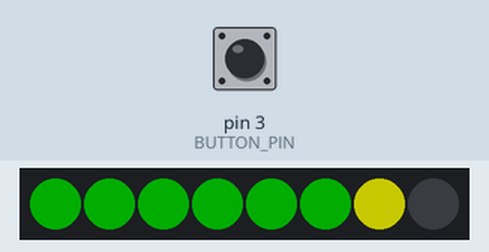
Bench run of a sketch on a simulated Arduino Uno, built with avr-gcc and run on an emulated ATmega328P. Shown: 8 RGB LEDs in strip order, left to right. The test bench sets the inputs (shaded band); at power-on: pin 3 (BUTTON_PIN) HIGH. Dim RGB values are drawn brighter than linear.

Above: at 1.09 s.
1.3 s: pin 3 (BUTTON_PIN) pulled LOW for 0.15 s
At 1.95 s:
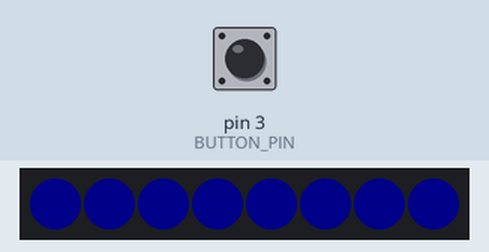
2.0 s: pin 3 (BUTTON_PIN) pulled LOW for 1 s
4.5 s: pin 3 (BUTTON_PIN) pulled LOW for 0.15 s
At 4.96 s:
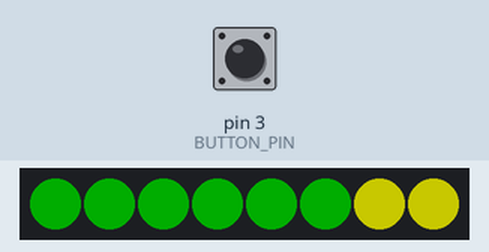
5.2 s: pin 3 (BUTTON_PIN) pulled LOW for 1 s
At 6.26 s:
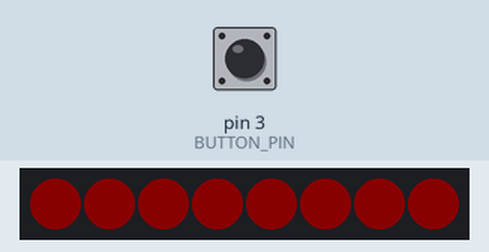
6.8 s: pin 3 (BUTTON_PIN) pulled LOW for 3.2 s
Timing chart, 0 to 9.8 s (numbered marks = the images above; inputs shaded):
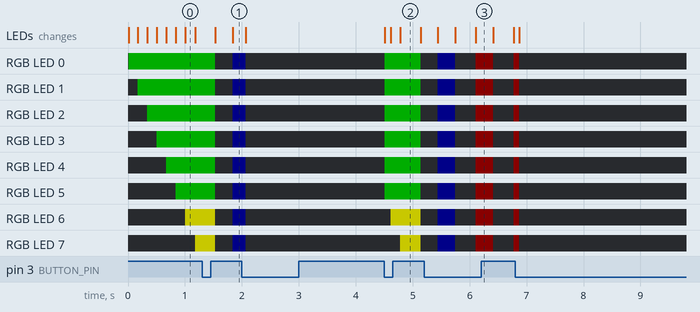

The sketch:

shift-light.ino
```cpp
//Miata shift light!
// Based on code from https://www.reddit.com/r/arduino/comments/515vsd/my_progressive_shift_light_because_racecar/?ref=share&ref_source=link
// Ignition frequency is equal to RPM/30
//initialize libraries
#include <Bounce2.h>
#include <FastLED.h>


#ifdef __AVR__
#include <avr/power.h>
#endif

#define PIN            4  //LED Data Pin
#define BUTTON_PIN     3  //Pin for pushbutton
#define NUMPIXELS      8  //number of leds connected
#define YPIXELS        2  //number of LEDs to light yellow before reaching the shift point
Bounce debouncer = Bounce();

CRGB pixels[NUMPIXELS];


int i;
int rpm;
float ighigh, iglow;
unsigned long igfreq, igcal1, igcal2;
int cnt;
int niday = HIGH;

int manual_igfreq;
int brightness_state = 1;


void setup() {
  // put your setup code here, to run once:
  pinMode(BUTTON_PIN, INPUT_PULLUP);
  debouncer.attach(BUTTON_PIN);
  debouncer.interval(5);

  manual_igfreq = 100;

  FastLED.addLeds<NEOPIXEL, PIN>(pixels, NUMPIXELS);
  FastLED.setBrightness(100);
}

void loop() {

  //DEBUGGING CODE - Manually set RPM using a digit between 0-7
  //  char manual_RPM = Serial.read();
  //  Serial.println("Read");
  //  int manual_igfreq = 100 + 7 * manual_RPM;
  if (manual_igfreq <= 250) {

    manual_igfreq++;
    delay(10);
  } else {
    manual_igfreq = 100;
  }

  //loop code, runs every cycle

  // Update the Bounce instance to see if button was pressed:
  debouncer.update();

  // Call code if Bounce fell (transition from HIGH to LOW) :
  if ( debouncer.fell() ) {

//    Serial.println("Button pressed");
    // Toggle LED state if button was pressed
    brightness_state++;
    brightness_state = brightness_state % 3;
    if (brightness_state == 2){
      FastLED.setBrightness(10);
    }
    else if (brightness_state == 0){
      FastLED.setBrightness(0);
    }
    else if (brightness_state == 1){
      FastLED.setBrightness(100);
    }
  }

  //measure period of tach signal
  //  ighigh = pulseIn(5,HIGH);
  //  iglow = pulseIn(5,LOW);
  //
  //  igcal1=1000/((ighigh/1000)+(iglow/1000));
  //
  //  //do it again
  //  ighigh = pulseIn(5,HIGH);
  //  iglow = pulseIn(5,LOW);
  //
  //  igcal2=1000/((ighigh/1000)+(iglow/1000));
  //  //to filter out some noise, we only consider our measurement valid if they are similar in value, we accept the average
  //  if((igcal1-igcal2)<8)igfreq = (igcal1+igcal2)/2;
  //
  //  //displaying measured freq through serial for debugging
  //  Serial.print(cnt++);
  //  Serial.print("  Freq: ");
  //  Serial.println(igfreq);
  //  delay(1);


  //day mode LED setup
  //Progressive lights from 3000-6500, 6 green lights, then yellow, then blue.
  // @6500 all flashing blue
  // @7000 all flashing red
  igfreq = manual_igfreq;

  //  if(niday == HIGH){
  if (brightness_state == 0) {
    for (i = 0; (i < NUMPIXELS); i++) {

      pixels[i] = CRGB::Black;

    }
  }

  //As you approach the shift point, light up
  if (igfreq >= 100 && igfreq < 216) {

    for ( i = 0; (i < NUMPIXELS) && (i <= ((igfreq - 100) / 16)); i++) {

      if (i < NUMPIXELS-YPIXELS) {
        pixels[i] = CRGB::Green;
      }
      else if (i >= NUMPIXELS-YPIXELS){
        pixels[i] = CRGB::Yellow;
      }
    }
  }

  // If you're at target RPM, strobe blue
  else if (igfreq >= 216 && igfreq < 230) {

    strobe(CRGB::Blue, pixels);
  }

  // If you're past the target RPM, strobe red
  else if (igfreq >= 230) {

    strobe(CRGB::Red, pixels);
  }

  // Else, turn the strip off
  else for (i = 0; (i < NUMPIXELS); i++) {

      pixels[i] = CRGB::Black;
    }

    FastLED.show();
}


void strobe(CRGB color, CRGB pixels[]){

    for ( i = 0; (i < NUMPIXELS); i++) {

      pixels[i] = color;
      FastLED.show();
    }
    delay(10);

    for ( i = 0; (i < NUMPIXELS); i++) {

      pixels[i] = CRGB::Black;
      FastLED.show();
    }

    delay(10);
}
```

Measured:
- after the input at 4.5 s, RGB LED 0–5: off → RGB(0, 50, 0) at once, → off 0.63 s later; RGB LED 6: off → RGB(100, 100, 0) after 0.12 s, → off 0.52 s later; RGB LED 7: off → RGB(100, 100, 0) after 0.28 s, → off 0.35 s later; the LEDs: first change at once (image 2 shows a later state)
